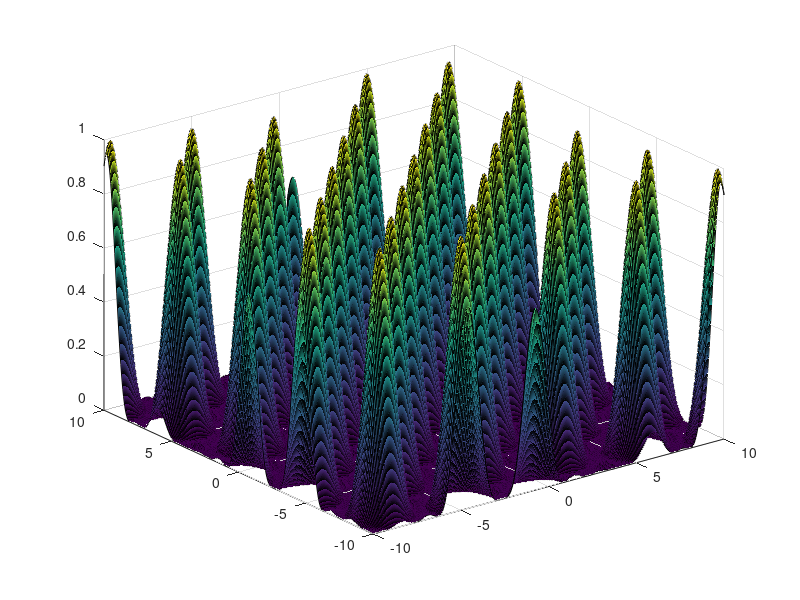

MATLAB code to generate this figure: (Note: this script raises an error after producing the figure.)
close all 
clear all
la = 4;
k = 4*pi/(sqrt(3)*la);
% k1 = [1,0];
% k2 = [-0.5,(-sqrt(3)/2)];
% k3 = [0.5,(-sqrt(3)/2)];
theta = (pi/180)*60;
theta2 = (pi/180)*120;
ori = (pi/180)*15;
% Getting values for x- and y-axis
x=-10:0.05:10;
y=-10:0.05:10;
[xx,yy] = meshgrid(x,y);
i = sqrt(-1);
% WaveDes1 = (1+real(exp(i*k*xx.*sin(0)+i*k*yy.*cos(0))))*0.5;
% WaveDes2 = (1+real(exp(i*k*xx.*sin(theta)+i*k*yy.*cos(theta))))*0.5;
% WaveDes3 = (1+real(exp(i*k*xx.*sin(theta2)+i*k*yy.*cos(theta2))))*0.5;
WaveDes1 = (1+cos(k*xx.*sin(ori)+k*yy.*cos(ori)))*0.5;
WaveDes2 = (1+cos(k*xx.*sin(ori+theta)+k*yy.*cos(ori+theta)))*0.5;
WaveDes3 = (1+cos(k*xx.*sin(ori+theta2)+k*yy.*cos(ori+theta2)))*0.5;
WavePro =  WaveDes1.*WaveDes2.*WaveDes3;

figure(1)
f1 = surf(xx,yy,WavePro);
f1.EdgeColor = 'none';
colorbar
figure(2)
contour(xx,yy,WavePro,20);
colorbar
grid on
WaveDes11 = cos((k/sqrt(2))*((cos(0)+sin(0))*xx+(cos(0)-sin(0))*yy));
WaveDes22 = cos((k/sqrt(2))*((cos(theta)+sin(theta))*xx+(cos(theta)-sin(theta))*yy));
WaveDes33 = cos((k/sqrt(2))*((cos(theta2)+sin(theta2))*xx+(cos(theta2)-sin(theta2))*yy));
% 
% figure(5)
% f5 = surf(xx,yy,WaveDes11);
% f5.EdgeColor = 'none';
% colorbar
% figure(6)
% f6 = surf(xx,yy,WaveDes22);
% f6.EdgeColor = 'none';
% colorbar
% figure(7)
% f7 = surf(xx,yy,WaveDes33);
% f7.EdgeColor = 'none';
% colorbar



WavePro2 =  ((WaveDes11+WaveDes22+WaveDes33)*(1/3)+0.5)*(2/3);%
%WavePro2 = (2/3)*((WaveDes1+WaveDes2+WaveDes3)*(1/3)+0.5);
WavePro2(WavePro2<0)=0;
figure(3)
f1 = surf(xx,yy,WavePro2);
f1.EdgeColor = 'none';
colorbar
figure(4)
contour(xx,yy,WavePro2,20);
colorbar
grid on
figure(123)
f123 = surf(xx,yy,WavePro2); hold on;
f1231 = surf(xx,yy,WavePro);
f123.EdgeColor = 'none';
f1231.EdgeColor = 'none';

%%%slice 
slice1 = WavePro(1,:);
slice2 = WavePro2(1,:);
figure(124)
plot(x,slice1,x,slice2);
% SNR = 20;
% grid on
% ANW1 = awgn(WaveDes1,SNR);
% ANW2 = awgn(WaveDes2,SNR);
% ANW3 = awgn(WaveDes3,SNR);
% figure(6)
% f6 = surf(xx,yy,ANW1);
% f6.EdgeColor = 'none';
% figure(7)
% f7 = surf(xx,yy,ANW2);
% f7.EdgeColor = 'none';
% figure(8)
% f8 = surf(xx,yy,ANW3);
% f8.EdgeColor = 'none';
% ANWT = ANW1.*ANW2.*ANW3;
% figure(9)
% f9 = surf(xx,yy,ANWT);
% f9.EdgeColor = 'none';
figure(10)
h1 = histogram(WavePro,100)
figure(11)
h2 = histogram(WavePro2,100)
h1v = h1.Values;
p1 = h1v / sum(h1v);
entropy1 = -sum(p1 .*log2(p1))+log2(0.01);
h2v = h2.Values;
p2 = h2v / sum(h2v);
entropy2 = -sum(p2 .*log2(p2))+log2(0.01);
different= entropy2-entropy1



